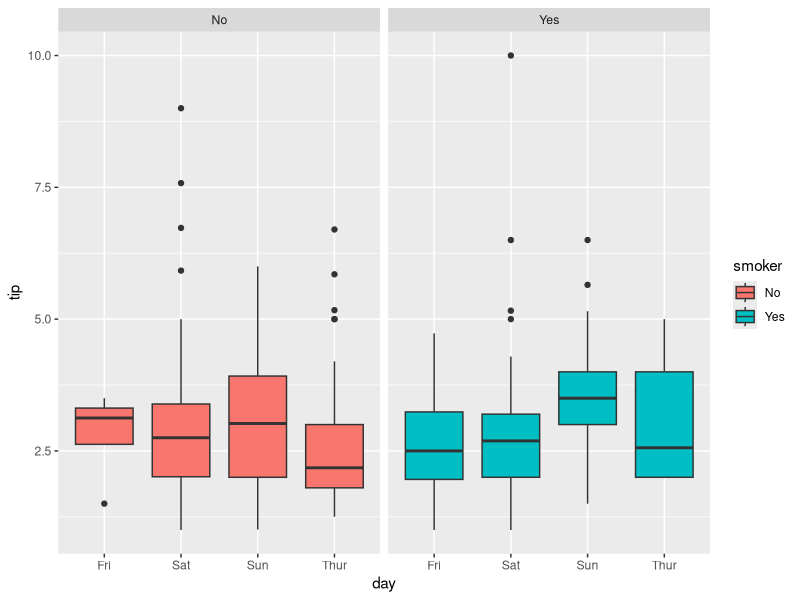
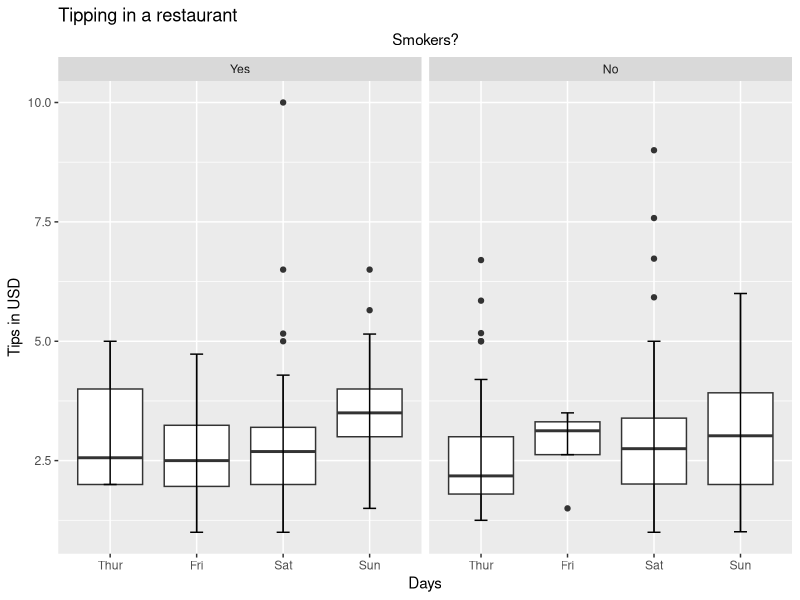

Source code (R) for these figures, in order:
#######Loading packages
library(ggplot2)
library(reshape2)

#### after looking through the different datasets:
data()
#### Choosing the tips dataset from reshape2 package:
View(tips)
######Making the graph:
ggplot(tips,aes(day,tip,fill=smoker))+
  geom_boxplot()+
  facet_grid(~smoker)

###After making the first draft of the graph, i saw that both the days, and the facets with smokers is not in the order i want, luckily this is easy to fix.
tips$day_new<-factor(tips$day,levels = c("Thur","Fri","Sat","Sun"))
tips$smoker_new<-factor(tips$smoker,levels = c("Yes","No"))

###Making the graph again, to make sure that it is in the order i want, before I make the labels.
EXAM<-ggplot(tips,aes(day_new,tip))+
  geom_boxplot()+
  facet_grid(~smoker_new)
EXAM+stat_boxplot(geom = "errorbar",width=0.15)+
  ylab("Tips in USD")+
  xlab("Days")+
  ggtitle("Tipping in a restaurant", subtitle = "Smokers?")+
  theme(plot.subtitle =  element_text(hjust = 0.5))  ####Made the subtitle centered in the graph, so that it would be easier to see what it responds to.



  